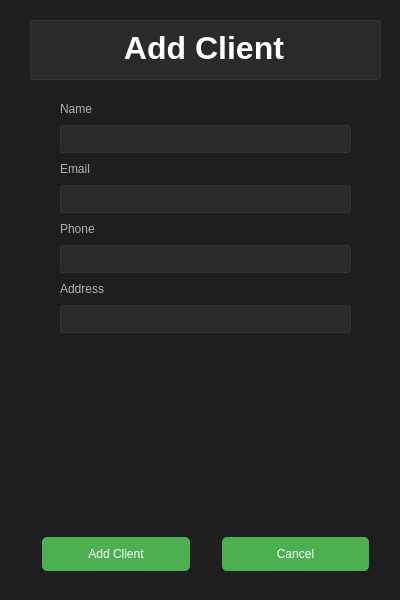
<?xml version="1.0" encoding="UTF-8"?>
<ui version="4.0">
 <class>addProduct</class>
 <widget class="QWidget" name="addProduct">
  <property name="geometry">
   <rect>
    <x>0</x>
    <y>0</y>
    <width>400</width>
    <height>600</height>
   </rect>
  </property>
  <property name="minimumSize">
   <size>
    <width>400</width>
    <height>600</height>
   </size>
  </property>
  <property name="maximumSize">
   <size>
    <width>400</width>
    <height>600</height>
   </size>
  </property>
  <property name="windowTitle">
   <string>Form</string>
  </property>
  <property name="styleSheet">
   <string notr="true">/* Estilo para el QMainWindow */
QMainWindow {
    background-color: #121212; /* Fondo principal */
    color: #FFFFFF; /* Texto principal */
}

/* Estilo para todos los QWidget */
QWidget {
    background-color: #1E1E1E; /* Fondo secundario */
    color: #FFFFFF; /* Texto principal */
}

/* Estilo para botones (QPushButton) */
QPushButton {
    background-color: #4CAF50; /* Color de fondo de botones */
    color: #FFFFFF; /* Texto en botones */
    border: none; /* Sin bordes */
    padding: 10px; /* Espaciado interno */
    border-radius: 5px; /* Bordes redondeados */
    min-width: 100px; /* Ancho mínimo */
}

/* Estilo para botones al pasar el ratón */
QPushButton:hover {
    background-color: #388E3C; /* Color de fondo al pasar el ratón */
}

/* Estilo para botones deshabilitados */
QPushButton:disabled {
    background-color: #555555; /* Color para botones deshabilitados */
    color: #B0B0B0; /* Texto deshabilitado */
}

/* Estilo para campos de texto (QLineEdit, QTextEdit) */
QLineEdit, QTextEdit {
    background-color: #2A2A2A; /* Fondo de campos de texto */
    color: #FFFFFF; /* Texto en campos de texto */
    border: 1px solid #333333; /* Borde del campo de texto */
    padding: 5px; /* Espaciado interno */
    border-radius: 3px; /* Bordes redondeados */
}

/* Estilo para QLabel */
QLabel {
    color: #B0B0B0; /* Texto secundario */
}

/* Estilo para las listas (QListWidget, QListView) */
QListWidget, QListView {
    background-color: #1E1E1E; /* Fondo de la lista */
    color: #FFFFFF; /* Texto en la lista */
    border: 1px solid #333333; /* Borde de la lista */
}

/* Estilo para elementos seleccionados en listas */
QListWidget::item:selected, QListView::item:selected {
    background-color: #4CAF50; /* Color de fondo del elemento seleccionado */
    color: #FFFFFF; /* Color del texto seleccionado */
}

/* Estilo para las barras de progreso (QProgressBar) */
QProgressBar {
    background-color: #2A2A2A; /* Fondo de la barra de progreso */
    border: 1px solid #333333; /* Borde de la barra de progreso */
    border-radius: 5px; /* Bordes redondeados */
}

QProgressBar::chunk {
    background-color: #4CAF50; /* Color de la parte llena de la barra de progreso */
}

/* Estilo para las ComboBox */
QComboBox {
    background-color: #2A2A2A; /* Fondo de ComboBox */
    color: #FFFFFF; /* Texto en ComboBox */
    border: 1px solid #333333; /* Borde de ComboBox */
    padding: 5px; /* Espaciado interno */
    border-radius: 3px; /* Bordes redondeados */
}

/* Estilo para el menú desplegable en ComboBox */
QComboBox QAbstractItemView {
    background-color: #1E1E1E; /* Fondo del menú desplegable */
    color: #FFFFFF; /* Texto en el menú desplegable */
}

/* Estilo para elementos seleccionados en ComboBox */
QComboBox QAbstractItemView::item:selected {
    background-color: #4CAF50; /* Color de fondo del elemento seleccionado */
    color: #FFFFFF; /* Color del texto seleccionado */
}

/* Estilo para las barras de estado (QStatusBar) */
QStatusBar {
    background-color: #1E1E1E; /* Fondo de la barra de estado */
    color: #B0B0B0; /* Texto en la barra de estado */
}

/* Estilo para cuadros de mensaje (QMessageBox) */
QMessageBox {
    background-color: #1E1E1E; /* Fondo de cuadros de mensaje */
    color: #FFFFFF; /* Texto en cuadros de mensaje */
}

/* Estilo para los iconos (QIcon) */
QPushButton::icon {
    padding-right: 5px; /* Espaciado entre el icono y el texto */
}

/* Estilo para tablas (QTableWidget, QTableView) */
QTableWidget, QTableView {
    background-color: #1E1E1E; /* Fondo de la tabla */
    color: #FFFFFF; /* Texto en la tabla */
    border: 1px solid #333333; /* Borde de la tabla */
}

QTableWidget::item:selected, QTableView::item:selected {
    background-color: #4CAF50; /* Color de fondo del elemento seleccionado en tabla */
    color: #FFFFFF; /* Color del texto seleccionado en tabla */
}

/* Estilo para los elementos de la tabla al pasar el ratón */
QTableWidget::item:hover, QTableView::item:hover {
    background-color: #333333; /* Color de fondo al pasar el ratón sobre un elemento de la tabla */
}

/* Estilo para los mensajes de error */
QErrorMessage {
    background-color: #F44336; /* Fondo de mensajes de error */
    color: #FFFFFF; /* Texto en mensajes de error */
}

/* Estilo para CheckBox */
QCheckBox {
    color: #FFFFFF; /* Texto en CheckBox */
}

QCheckBox::indicator:unchecked {
    background-color: #2A2A2A; /* Fondo del CheckBox no marcado */
    border: 1px solid #333333; /* Borde del CheckBox no marcado */
}

QCheckBox::indicator:checked {
    background-color: #4CAF50; /* Fondo del CheckBox marcado */
}

/* Estilo para RadioButton */
QRadioButton {
    color: #FFFFFF; /* Texto en RadioButton */
}

QRadioButton::indicator:unchecked {
    background-color: #2A2A2A; /* Fondo del RadioButton no marcado */
    border: 1px solid #333333; /* Borde del RadioButton no marcado */
}

QRadioButton::indicator:checked {
    background-color: #4CAF50; /* Fondo del RadioButton marcado */
}
</string>
  </property>
  <widget class="QWidget" name="verticalLayoutWidget">
   <property name="geometry">
    <rect>
     <x>30</x>
     <y>20</y>
     <width>351</width>
     <height>551</height>
    </rect>
   </property>
   <layout class="QVBoxLayout" name="centerLayout">
    <item>
     <widget class="QTextBrowser" name="formTitle">
      <property name="minimumSize">
       <size>
        <width>200</width>
        <height>50</height>
       </size>
      </property>
      <property name="maximumSize">
       <size>
        <width>500</width>
        <height>60</height>
       </size>
      </property>
      <property name="html">
       <string>&lt;!DOCTYPE HTML PUBLIC &quot;-//W3C//DTD HTML 4.0//EN&quot; &quot;http://www.w3.org/TR/REC-html40/strict.dtd&quot;&gt;
&lt;html&gt;&lt;head&gt;&lt;meta name=&quot;qrichtext&quot; content=&quot;1&quot; /&gt;&lt;title&gt;Add Product&lt;/title&gt;&lt;style type=&quot;text/css&quot;&gt;
p, li { white-space: pre-wrap; }
&lt;/style&gt;&lt;/head&gt;&lt;body style=&quot; font-family:'MS Shell Dlg 2'; font-size:8.25pt; font-weight:400; font-style:normal;&quot;&gt;
&lt;p align=&quot;center&quot; style=&quot; margin-top:20px; margin-bottom:20px; margin-left:0px; margin-right:0px; -qt-block-indent:0; text-indent:0px;&quot;&gt;&lt;span style=&quot; font-family:'MS Shell Dlg 2,sans-serif'; font-size:24pt; font-weight:600; color:#ffffff;&quot;&gt;Add Client&lt;/span&gt;&lt;span style=&quot; font-family:'MS Shell Dlg 2,sans-serif'; font-size:8pt; color:#ffffff;&quot;&gt; &lt;/span&gt;&lt;/p&gt;&lt;/body&gt;&lt;/html&gt;</string>
      </property>
     </widget>
    </item>
    <item>
     <layout class="QFormLayout" name="formLayout">
      <property name="fieldGrowthPolicy">
       <enum>QFormLayout::AllNonFixedFieldsGrow</enum>
      </property>
      <property name="rowWrapPolicy">
       <enum>QFormLayout::WrapAllRows</enum>
      </property>
      <property name="labelAlignment">
       <set>Qt::AlignLeading|Qt::AlignLeft|Qt::AlignVCenter</set>
      </property>
      <property name="horizontalSpacing">
       <number>15</number>
      </property>
      <property name="verticalSpacing">
       <number>9</number>
      </property>
      <property name="leftMargin">
       <number>30</number>
      </property>
      <property name="topMargin">
       <number>16</number>
      </property>
      <property name="rightMargin">
       <number>30</number>
      </property>
      <property name="bottomMargin">
       <number>0</number>
      </property>
      <item row="2" column="0">
       <widget class="QLabel" name="nameLabel">
        <property name="text">
         <string>Name</string>
        </property>
       </widget>
      </item>
      <item row="2" column="1">
       <widget class="QLineEdit" name="nameInput"/>
      </item>
      <item row="3" column="0">
       <widget class="QLabel" name="emailLabel">
        <property name="text">
         <string>Email</string>
        </property>
       </widget>
      </item>
      <item row="3" column="1">
       <widget class="QLineEdit" name="emailInput"/>
      </item>
      <item row="4" column="0">
       <widget class="QLabel" name="phoneLabel">
        <property name="text">
         <string>Phone</string>
        </property>
       </widget>
      </item>
      <item row="4" column="1">
       <widget class="QLineEdit" name="phoneInput"/>
      </item>
      <item row="5" column="0">
       <widget class="QLabel" name="addressLabel">
        <property name="text">
         <string>Address</string>
        </property>
       </widget>
      </item>
      <item row="5" column="1">
       <widget class="QLineEdit" name="addressInput"/>
      </item>
     </layout>
    </item>
    <item>
     <layout class="QHBoxLayout" name="buttonsLayout">
      <property name="spacing">
       <number>32</number>
      </property>
      <property name="leftMargin">
       <number>12</number>
      </property>
      <property name="rightMargin">
       <number>12</number>
      </property>
      <item>
       <widget class="QPushButton" name="btnAdd">
        <property name="cursor">
         <cursorShape>PointingHandCursor</cursorShape>
        </property>
        <property name="text">
         <string>Add Client</string>
        </property>
       </widget>
      </item>
      <item>
       <widget class="QPushButton" name="btnCancel">
        <property name="cursor">
         <cursorShape>PointingHandCursor</cursorShape>
        </property>
        <property name="styleSheet">
         <string notr="true">QPushButton{
    background-color: #F44336; 
}

QPushButton#nombreBoton:hover {
    background-color: #D32F2F;  */
}


QPushButton#nombreBoton:disabled {
    background-color: #7E7E7E; 
    color: #B0B0B0;
}</string>
        </property>
        <property name="text">
         <string>Cancel</string>
        </property>
       </widget>
      </item>
     </layout>
    </item>
   </layout>
  </widget>
 </widget>
 <resources/>
 <connections/>
</ui>
